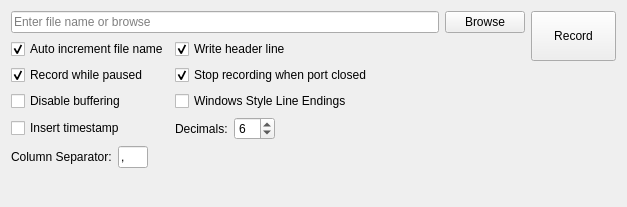
<?xml version="1.0" encoding="UTF-8"?>
<ui version="4.0">
 <class>RecordPanel</class>
 <widget class="QWidget" name="RecordPanel">
  <property name="geometry">
   <rect>
    <x>0</x>
    <y>0</y>
    <width>627</width>
    <height>207</height>
   </rect>
  </property>
  <property name="windowTitle">
   <string>Form</string>
  </property>
  <layout class="QHBoxLayout" name="horizontalLayout_2">
   <item>
    <layout class="QVBoxLayout" name="verticalLayout">
     <item>
      <layout class="QHBoxLayout" name="horizontalLayout">
       <item>
        <widget class="QLineEdit" name="leFileName">
         <property name="sizePolicy">
          <sizepolicy hsizetype="MinimumExpanding" vsizetype="Fixed">
           <horstretch>0</horstretch>
           <verstretch>0</verstretch>
          </sizepolicy>
         </property>
         <property name="toolTip">
          <string>You can use C `strftime` function format specifiers for timestamps in your file name.</string>
         </property>
         <property name="placeholderText">
          <string>Enter file name or browse</string>
         </property>
        </widget>
       </item>
       <item>
        <widget class="QPushButton" name="pbBrowse">
         <property name="toolTip">
          <string>Select record file</string>
         </property>
         <property name="text">
          <string>Browse</string>
         </property>
        </widget>
       </item>
      </layout>
     </item>
     <item>
      <layout class="QGridLayout" name="gridLayout">
       <item row="2" column="1">
        <widget class="QCheckBox" name="cbStopOnClose">
         <property name="text">
          <string>Stop recording when port closed</string>
         </property>
         <property name="checked">
          <bool>true</bool>
         </property>
        </widget>
       </item>
       <item row="1" column="0">
        <widget class="QCheckBox" name="cbAutoIncrement">
         <property name="toolTip">
          <string>Increments file name automatically everytime a new recording starts</string>
         </property>
         <property name="text">
          <string>Auto increment file name</string>
         </property>
         <property name="checked">
          <bool>true</bool>
         </property>
        </widget>
       </item>
       <item row="3" column="0">
        <widget class="QCheckBox" name="cbDisableBuffering">
         <property name="toolTip">
          <string>Do not buffer when writing to file. Check this if you are using other software to open the file during recording.</string>
         </property>
         <property name="text">
          <string>Disable buffering</string>
         </property>
        </widget>
       </item>
       <item row="3" column="1">
        <widget class="QCheckBox" name="cbWindowsLE">
         <property name="toolTip">
          <string>Use CR+LF as line endings. Some windows software may not show lines correctly otherwise. Can't be changed during recording.</string>
         </property>
         <property name="text">
          <string>Windows Style Line Endings</string>
         </property>
         <property name="checked">
          <bool>false</bool>
         </property>
        </widget>
       </item>
       <item row="1" column="1">
        <widget class="QCheckBox" name="cbHeader">
         <property name="toolTip">
          <string>Channel names are written to the first line of record file</string>
         </property>
         <property name="text">
          <string>Write header line</string>
         </property>
         <property name="checked">
          <bool>true</bool>
         </property>
        </widget>
       </item>
       <item row="2" column="0">
        <widget class="QCheckBox" name="cbRecordPaused">
         <property name="toolTip">
          <string>Continue recording to file even when plotting is paused</string>
         </property>
         <property name="text">
          <string>Record while paused</string>
         </property>
         <property name="checked">
          <bool>true</bool>
         </property>
        </widget>
       </item>
       <item row="1" column="2">
        <spacer name="horizontalSpacer_2">
         <property name="orientation">
          <enum>Qt::Horizontal</enum>
         </property>
         <property name="sizeHint" stdset="0">
          <size>
           <width>1</width>
           <height>20</height>
          </size>
         </property>
        </spacer>
       </item>
       <item row="4" column="0">
        <widget class="QCheckBox" name="cbTimestamp">
         <property name="toolTip">
          <string>Insert timestamp (milliseconds from epoch) as first column</string>
         </property>
         <property name="text">
          <string>Insert timestamp</string>
         </property>
        </widget>
       </item>
       <item row="4" column="1">
        <layout class="QHBoxLayout" name="horizontalLayout_4">
         <item>
          <widget class="QLabel" name="label_2">
           <property name="text">
            <string>Decimals:</string>
           </property>
          </widget>
         </item>
         <item>
          <widget class="QSpinBox" name="spDecimals">
           <property name="toolTip">
            <string>Number of digits after comma</string>
           </property>
           <property name="value">
            <number>6</number>
           </property>
          </widget>
         </item>
         <item>
          <spacer name="horizontalSpacer_3">
           <property name="orientation">
            <enum>Qt::Horizontal</enum>
           </property>
           <property name="sizeHint" stdset="0">
            <size>
             <width>40</width>
             <height>20</height>
            </size>
           </property>
          </spacer>
         </item>
        </layout>
       </item>
      </layout>
     </item>
     <item>
      <layout class="QHBoxLayout" name="horizontalLayout_3">
       <item>
        <widget class="QLabel" name="label">
         <property name="text">
          <string>Column Separator:</string>
         </property>
        </widget>
       </item>
       <item>
        <widget class="QLineEdit" name="leSeparator">
         <property name="maximumSize">
          <size>
           <width>30</width>
           <height>16777215</height>
          </size>
         </property>
         <property name="toolTip">
          <string>For TAB character enter \t</string>
         </property>
         <property name="text">
          <string>,</string>
         </property>
        </widget>
       </item>
       <item>
        <spacer name="horizontalSpacer">
         <property name="orientation">
          <enum>Qt::Horizontal</enum>
         </property>
         <property name="sizeHint" stdset="0">
          <size>
           <width>40</width>
           <height>20</height>
          </size>
         </property>
        </spacer>
       </item>
      </layout>
     </item>
     <item>
      <spacer name="verticalSpacer">
       <property name="orientation">
        <enum>Qt::Vertical</enum>
       </property>
       <property name="sizeHint" stdset="0">
        <size>
         <width>20</width>
         <height>1</height>
        </size>
       </property>
      </spacer>
     </item>
    </layout>
   </item>
   <item>
    <layout class="QVBoxLayout" name="verticalLayout_2">
     <item>
      <widget class="QToolButton" name="pbRecord">
       <property name="minimumSize">
        <size>
         <width>85</width>
         <height>50</height>
        </size>
       </property>
       <property name="toolTip">
        <string>Start/Stop Recording</string>
       </property>
       <property name="text">
        <string>Record</string>
       </property>
      </widget>
     </item>
     <item>
      <spacer name="verticalSpacer_2">
       <property name="orientation">
        <enum>Qt::Vertical</enum>
       </property>
       <property name="sizeHint" stdset="0">
        <size>
         <width>20</width>
         <height>1</height>
        </size>
       </property>
      </spacer>
     </item>
    </layout>
   </item>
  </layout>
 </widget>
 <resources/>
 <connections/>
</ui>
